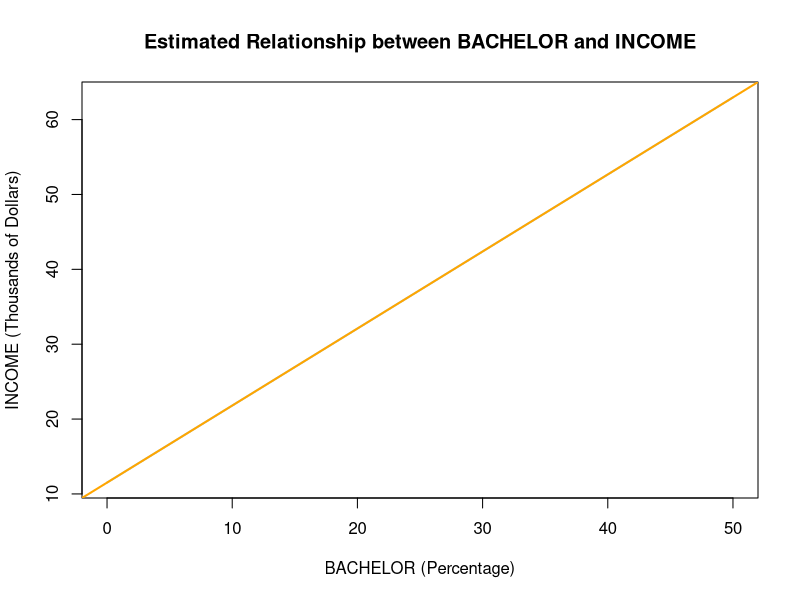
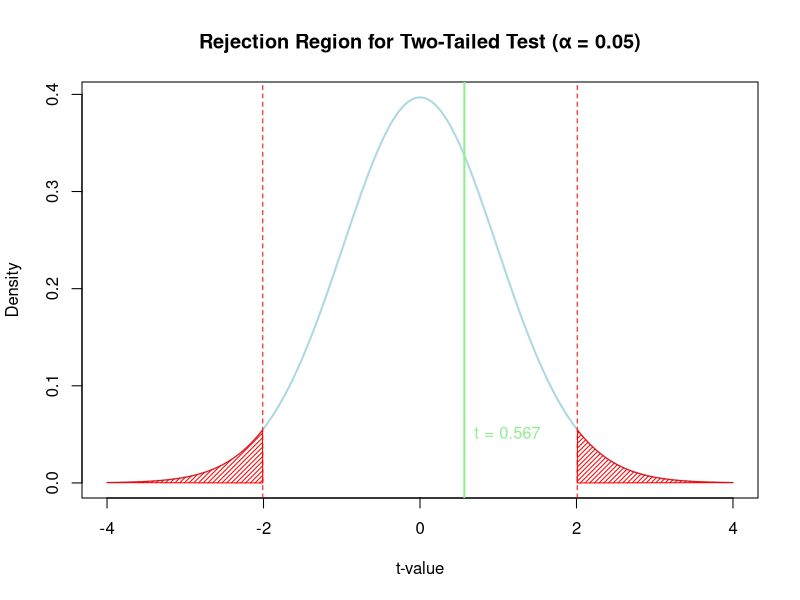

Write R code to recreate these figures, in order.
result2 <- qt(0.99, df  =62)
print(result2)

# 設定數據
bachelor <- seq(0, 50, by = 1)  # 百分比從 0 到 50
intercept <- 11.5163  # 截距
slope <- 1.029    # 斜率

# 計算預測的 INCOME
income <- intercept + slope * bachelor

# 繪製圖形
plot(bachelor, income, type = "l", col = "lightblue", lwd = 2,
     xlab = "BACHELOR (Percentage)",
     ylab = "INCOME (Thousands of Dollars)",
     main = "Estimated Relationship between BACHELOR and INCOME")

# 添加數據點（模擬數據）
#set.seed(42)
#points(bachelor, income + rnorm(length(bachelor), mean = 0, sd = 2), col = "orange", pch = 16)

# 添加迴歸線
abline(a = intercept, b = slope, col = "orange", lwd = 2)

result3 <- qt(0.975,df=49)
print(result3)

result4 <- 2*(1- pt(0.5675, df  =49))
print(result4)

# 設定參數
alpha <- 0.05
df <- 49
critical_value <- qt(1 - alpha/2, df)

# 繪製 t 分佈圖
x <- seq(-4, 4, length = 1000)
y <- dt(x, df)

plot(x, y, type = "l", lwd = 2, col = "lightblue",
     main = "Rejection Region for Two-Tailed Test (α = 0.05)",
     xlab = "t-value", ylab = "Density")

# 填充拒絕區域
abline(v = c(-critical_value, critical_value), col = "red", lty = 2)
polygon(c(x[x <= -critical_value], -critical_value), 
        c(y[x <= -critical_value], 0), col = "red", density = 30)
polygon(c(x[x >= critical_value], critical_value), 
        c(y[x >= critical_value], 0), col = "red", density = 30)

# 標示 t 統計量
abline(v = 0.567, col = "lightgreen", lwd = 2)
text(0.567, 0.05, labels = "t = 0.567", pos = 4, col = "lightgreen")
